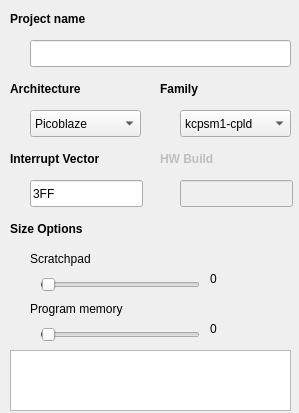
<?xml version="1.0" encoding="UTF-8"?>
<ui version="4.0">
 <class>ProjectCfg_General</class>
 <widget class="QWidget" name="ProjectCfg_General">
  <property name="geometry">
   <rect>
    <x>0</x>
    <y>0</y>
    <width>299</width>
    <height>413</height>
   </rect>
  </property>
  <property name="windowTitle">
   <string>Form</string>
  </property>
  <widget class="QSlider" name="sldScratchpad">
   <property name="geometry">
    <rect>
     <x>40</x>
     <y>270</y>
     <width>160</width>
     <height>29</height>
    </rect>
   </property>
   <property name="minimum">
    <number>-1</number>
   </property>
   <property name="orientation">
    <enum>Qt::Horizontal</enum>
   </property>
  </widget>
  <widget class="QLabel" name="lblProgMem">
   <property name="geometry">
    <rect>
     <x>210</x>
     <y>320</y>
     <width>66</width>
     <height>17</height>
    </rect>
   </property>
   <property name="text">
    <string>0</string>
   </property>
  </widget>
  <widget class="QComboBox" name="cmbFamily">
   <property name="geometry">
    <rect>
     <x>180</x>
     <y>110</y>
     <width>111</width>
     <height>27</height>
    </rect>
   </property>
   <item>
    <property name="text">
     <string>kcpsm1-cpld</string>
    </property>
   </item>
   <item>
    <property name="text">
     <string>kcpsm1</string>
    </property>
   </item>
   <item>
    <property name="text">
     <string>kcpsm2</string>
    </property>
   </item>
   <item>
    <property name="text">
     <string>kcpsm3</string>
    </property>
   </item>
   <item>
    <property name="text">
     <string>kcpsm6</string>
    </property>
   </item>
  </widget>
  <widget class="QLineEdit" name="leName">
   <property name="geometry">
    <rect>
     <x>30</x>
     <y>40</y>
     <width>261</width>
     <height>27</height>
    </rect>
   </property>
  </widget>
  <widget class="QLabel" name="lblScratchpad">
   <property name="geometry">
    <rect>
     <x>210</x>
     <y>270</y>
     <width>66</width>
     <height>17</height>
    </rect>
   </property>
   <property name="text">
    <string>0</string>
   </property>
  </widget>
  <widget class="QComboBox" name="cmbArch">
   <property name="geometry">
    <rect>
     <x>30</x>
     <y>110</y>
     <width>111</width>
     <height>27</height>
    </rect>
   </property>
   <item>
    <property name="text">
     <string>Picoblaze</string>
    </property>
   </item>
  </widget>
  <widget class="QLabel" name="label_7">
   <property name="geometry">
    <rect>
     <x>30</x>
     <y>250</y>
     <width>81</width>
     <height>17</height>
    </rect>
   </property>
   <property name="text">
    <string>Scratchpad</string>
   </property>
  </widget>
  <widget class="QLabel" name="label_8">
   <property name="geometry">
    <rect>
     <x>30</x>
     <y>300</y>
     <width>121</width>
     <height>17</height>
    </rect>
   </property>
   <property name="text">
    <string>Program memory</string>
   </property>
  </widget>
  <widget class="QLabel" name="label">
   <property name="geometry">
    <rect>
     <x>10</x>
     <y>10</y>
     <width>101</width>
     <height>17</height>
    </rect>
   </property>
   <property name="font">
    <font>
     <weight>75</weight>
     <bold>true</bold>
    </font>
   </property>
   <property name="text">
    <string>Project name</string>
   </property>
  </widget>
  <widget class="QLabel" name="label_5">
   <property name="geometry">
    <rect>
     <x>10</x>
     <y>150</y>
     <width>131</width>
     <height>17</height>
    </rect>
   </property>
   <property name="font">
    <font>
     <weight>75</weight>
     <bold>true</bold>
    </font>
   </property>
   <property name="text">
    <string>Interrupt Vector</string>
   </property>
  </widget>
  <widget class="QLabel" name="label_3">
   <property name="geometry">
    <rect>
     <x>160</x>
     <y>80</y>
     <width>91</width>
     <height>17</height>
    </rect>
   </property>
   <property name="font">
    <font>
     <weight>75</weight>
     <bold>true</bold>
    </font>
   </property>
   <property name="text">
    <string>Family</string>
   </property>
  </widget>
  <widget class="QTextEdit" name="teNotes">
   <property name="geometry">
    <rect>
     <x>10</x>
     <y>350</y>
     <width>281</width>
     <height>61</height>
    </rect>
   </property>
   <property name="readOnly">
    <bool>true</bool>
   </property>
  </widget>
  <widget class="QLineEdit" name="leHWBuild">
   <property name="enabled">
    <bool>false</bool>
   </property>
   <property name="geometry">
    <rect>
     <x>180</x>
     <y>180</y>
     <width>113</width>
     <height>27</height>
    </rect>
   </property>
  </widget>
  <widget class="QSlider" name="sldProgMem">
   <property name="geometry">
    <rect>
     <x>40</x>
     <y>320</y>
     <width>160</width>
     <height>29</height>
    </rect>
   </property>
   <property name="minimum">
    <number>-1</number>
   </property>
   <property name="value">
    <number>0</number>
   </property>
   <property name="orientation">
    <enum>Qt::Horizontal</enum>
   </property>
  </widget>
  <widget class="QLineEdit" name="leIntVector">
   <property name="geometry">
    <rect>
     <x>30</x>
     <y>180</y>
     <width>113</width>
     <height>27</height>
    </rect>
   </property>
   <property name="text">
    <string>3FF</string>
   </property>
  </widget>
  <widget class="QLabel" name="label_4">
   <property name="geometry">
    <rect>
     <x>10</x>
     <y>80</y>
     <width>91</width>
     <height>17</height>
    </rect>
   </property>
   <property name="font">
    <font>
     <weight>75</weight>
     <bold>true</bold>
    </font>
   </property>
   <property name="text">
    <string>Architecture</string>
   </property>
  </widget>
  <widget class="QLabel" name="lblHWBuild">
   <property name="enabled">
    <bool>false</bool>
   </property>
   <property name="geometry">
    <rect>
     <x>160</x>
     <y>150</y>
     <width>66</width>
     <height>17</height>
    </rect>
   </property>
   <property name="font">
    <font>
     <weight>75</weight>
     <bold>true</bold>
    </font>
   </property>
   <property name="text">
    <string>HW Build</string>
   </property>
  </widget>
  <widget class="QLabel" name="label_9">
   <property name="geometry">
    <rect>
     <x>10</x>
     <y>220</y>
     <width>91</width>
     <height>17</height>
    </rect>
   </property>
   <property name="font">
    <font>
     <weight>75</weight>
     <bold>true</bold>
    </font>
   </property>
   <property name="text">
    <string>Size Options</string>
   </property>
  </widget>
 </widget>
 <resources/>
 <connections/>
</ui>
